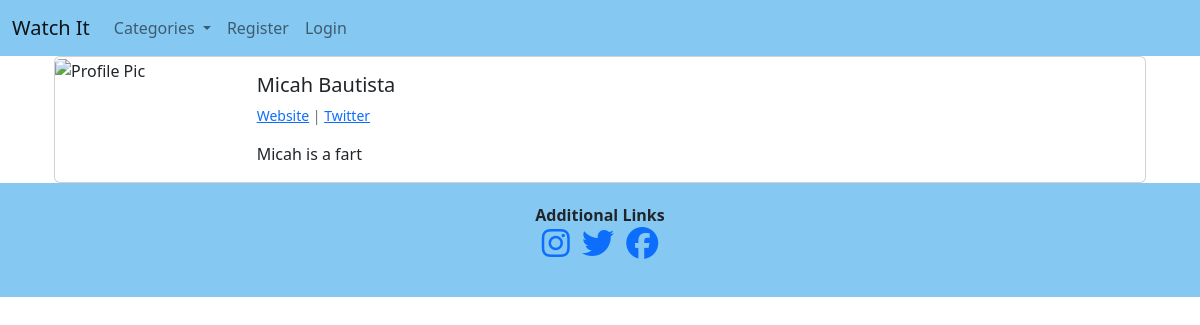
Page /members/6/profile/ on the earlier database version.
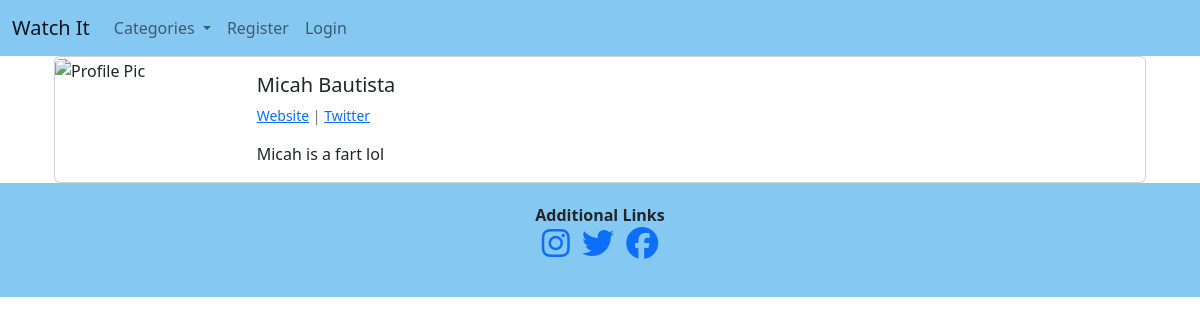
Same page on the later database version.
### watchit/models.py (models this page shows, shortened)
class Profile(models.Model):
    user = models.OneToOneField(User, null=True, on_delete=models.CASCADE)
    bio = models.TextField()
    profile_pic = CloudinaryField('profile', default='default')
    website_url = models.CharField(max_length=255, blank=True, null=True)
    twitter_url = models.CharField(max_length=255, blank=True, null=True)
    instagram_url = models.CharField(max_length=255, blank=True, null=True)
    facebook_url = models.CharField(max_length=255, blank=True, null=True)

### members/views.py (the view)
# urls.py: path('<int:pk>/profile/', ProfilePageView.as_view(), name="profile-page"),
class ProfilePageView(DetailView):
    model = Profile
    template_name = 'registration/user_profile.html'
    def get_context_data(self, *args, **kwargs):
        users = Profile.objects.all()
        context = super(ProfilePageView, self).get_context_data(*args, **kwargs)
        page_user = get_object_or_404(Profile, id=self.kwargs['pk'])
        context["page_user"] = page_user
        return context  # Returns context to page itself

### members/templates/registration/user_profile.html (shortened to what this page needs)
{% extends 'base.html' %}
{% load static %}
{% block content %}
<div class="container bcontent">
    <div class="card">
        <div class="row no-gutters">
            <div class="col-sm-2">
                {% if page_user.profile_pic.url %}
                <img class="card-img" src="{{ page_user.profile_pic.url }}" alt="Profile Pic">
                {% else %}
                <img class="card-img" src="https://res.cloudinary.com/dq4hocok1/image/upload/v1669434603/defaultProfilePic_fepkbo.webp" alt="Profile Pic">
                {% endif %}
            </div>
            <div class="col-sm-10">
                <div class="card-body">
                    <h5 class="card-title">
                        {{ page_user.user.first_name }}
                        {{ page_user.user.last_name }}
                    </h5>
                    <p class="small text-muted">
                        {% if page_user.website_url %}
                             <a target="_blank" href="{{ page_user.profile.website_url }}">Website</a>
                        {% endif %}
                        {% if page_user.twitter_url %}
                            | <a target="_blank" href="{{ page_user.profile.twitter_url }}">Twitter</a>
                        {% endif %}
                    </p>
                    <p class="card-text">{{ page_user.bio }}</p>
                </div>
            </div>
        </div>
    </div>
</div>
{% endblock %}

Differences in the rows shown:
changed Profile "Micah": bio "Micah is a fart" → "Micah is a fart lol"
